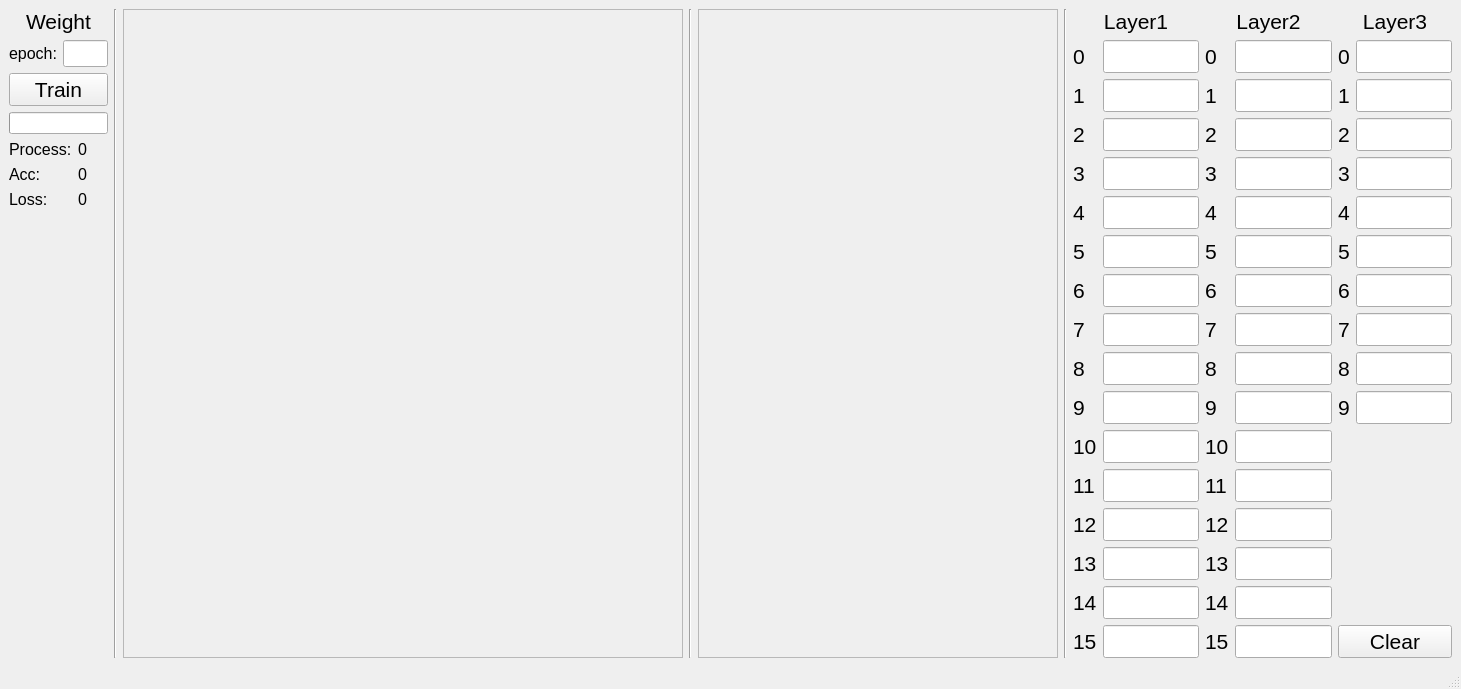
<?xml version="1.0" encoding="UTF-8"?>
<ui version="4.0">
 <class>MainWindow</class>
 <widget class="QMainWindow" name="MainWindow">
  <property name="geometry">
   <rect>
    <x>0</x>
    <y>0</y>
    <width>1461</width>
    <height>648</height>
   </rect>
  </property>
  <property name="windowTitle">
   <string>MainWindow</string>
  </property>
  <widget class="QWidget" name="centralwidget">
   <layout class="QHBoxLayout" name="horizontalLayout">
    <item>
     <layout class="QVBoxLayout" name="verticalLayout">
      <item>
       <widget class="QLabel" name="label_2">
        <property name="font">
         <font>
          <family>Arial</family>
          <pointsize>16</pointsize>
         </font>
        </property>
        <property name="text">
         <string>Weight</string>
        </property>
        <property name="alignment">
         <set>Qt::AlignCenter</set>
        </property>
       </widget>
      </item>
      <item>
       <layout class="QHBoxLayout" name="horizontalLayout_2">
        <item>
         <widget class="QLabel" name="label">
          <property name="font">
           <font>
            <family>Arial</family>
            <pointsize>12</pointsize>
           </font>
          </property>
          <property name="text">
           <string>epoch:</string>
          </property>
         </widget>
        </item>
        <item>
         <widget class="QLineEdit" name="epochEdit">
          <property name="font">
           <font>
            <family>Arial</family>
            <pointsize>12</pointsize>
           </font>
          </property>
         </widget>
        </item>
       </layout>
      </item>
      <item>
       <widget class="QPushButton" name="trainButton">
        <property name="font">
         <font>
          <family>Arial</family>
          <pointsize>16</pointsize>
         </font>
        </property>
        <property name="text">
         <string>Train</string>
        </property>
       </widget>
      </item>
      <item>
       <widget class="QProgressBar" name="progressBar">
        <property name="value">
         <number>0</number>
        </property>
        <property name="textVisible">
         <bool>false</bool>
        </property>
       </widget>
      </item>
      <item>
       <layout class="QFormLayout" name="formLayout">
        <item row="0" column="0">
         <widget class="QLabel" name="label_4">
          <property name="font">
           <font>
            <family>Arial</family>
            <pointsize>12</pointsize>
           </font>
          </property>
          <property name="text">
           <string>Process:</string>
          </property>
         </widget>
        </item>
        <item row="0" column="1">
         <widget class="QLabel" name="ProcessLabel">
          <property name="font">
           <font>
            <family>Arial</family>
            <pointsize>12</pointsize>
           </font>
          </property>
          <property name="text">
           <string>0</string>
          </property>
         </widget>
        </item>
        <item row="1" column="0">
         <widget class="QLabel" name="label_5">
          <property name="font">
           <font>
            <family>Arial</family>
            <pointsize>12</pointsize>
           </font>
          </property>
          <property name="text">
           <string>Acc:</string>
          </property>
         </widget>
        </item>
        <item row="1" column="1">
         <widget class="QLabel" name="AccLabel">
          <property name="font">
           <font>
            <family>Arial</family>
            <pointsize>12</pointsize>
           </font>
          </property>
          <property name="text">
           <string>0</string>
          </property>
         </widget>
        </item>
        <item row="2" column="0">
         <widget class="QLabel" name="label_6">
          <property name="font">
           <font>
            <family>Arial</family>
            <pointsize>12</pointsize>
           </font>
          </property>
          <property name="text">
           <string>Loss:</string>
          </property>
         </widget>
        </item>
        <item row="2" column="1">
         <widget class="QLabel" name="LossLabel">
          <property name="font">
           <font>
            <family>Arial</family>
            <pointsize>12</pointsize>
           </font>
          </property>
          <property name="text">
           <string>0</string>
          </property>
         </widget>
        </item>
       </layout>
      </item>
      <item>
       <spacer name="verticalSpacer">
        <property name="orientation">
         <enum>Qt::Vertical</enum>
        </property>
        <property name="sizeHint" stdset="0">
         <size>
          <width>20</width>
          <height>40</height>
         </size>
        </property>
       </spacer>
      </item>
     </layout>
    </item>
    <item>
     <widget class="Line" name="line">
      <property name="orientation">
       <enum>Qt::Vertical</enum>
      </property>
     </widget>
    </item>
    <item>
     <widget class="QFrame" name="paintBoard">
      <property name="minimumSize">
       <size>
        <width>560</width>
        <height>560</height>
       </size>
      </property>
      <property name="frameShape">
       <enum>QFrame::StyledPanel</enum>
      </property>
      <property name="frameShadow">
       <enum>QFrame::Raised</enum>
      </property>
     </widget>
    </item>
    <item>
     <widget class="Line" name="line_2">
      <property name="orientation">
       <enum>Qt::Vertical</enum>
      </property>
     </widget>
    </item>
    <item>
     <widget class="QFrame" name="neuralBoard">
      <property name="minimumSize">
       <size>
        <width>360</width>
        <height>560</height>
       </size>
      </property>
      <property name="frameShape">
       <enum>QFrame::StyledPanel</enum>
      </property>
      <property name="frameShadow">
       <enum>QFrame::Raised</enum>
      </property>
     </widget>
    </item>
    <item>
     <widget class="Line" name="line_3">
      <property name="orientation">
       <enum>Qt::Vertical</enum>
      </property>
     </widget>
    </item>
    <item>
     <layout class="QVBoxLayout" name="verticalLayout_2">
      <item>
       <widget class="QLabel" name="label_23">
        <property name="font">
         <font>
          <family>Arial</family>
          <pointsize>16</pointsize>
         </font>
        </property>
        <property name="text">
         <string>Layer1</string>
        </property>
        <property name="alignment">
         <set>Qt::AlignCenter</set>
        </property>
       </widget>
      </item>
      <item>
       <layout class="QFormLayout" name="LayerLayout1">
        <item row="0" column="0">
         <widget class="QLabel" name="label_3">
          <property name="font">
           <font>
            <family>Arial</family>
            <pointsize>16</pointsize>
           </font>
          </property>
          <property name="text">
           <string>0</string>
          </property>
         </widget>
        </item>
        <item row="0" column="1">
         <widget class="QLineEdit" name="lineEdit">
          <property name="font">
           <font>
            <family>Arial</family>
            <pointsize>16</pointsize>
           </font>
          </property>
         </widget>
        </item>
        <item row="1" column="0">
         <widget class="QLabel" name="label_7">
          <property name="font">
           <font>
            <family>Arial</family>
            <pointsize>16</pointsize>
           </font>
          </property>
          <property name="text">
           <string>1</string>
          </property>
         </widget>
        </item>
        <item row="1" column="1">
         <widget class="QLineEdit" name="lineEdit_2">
          <property name="font">
           <font>
            <family>Arial</family>
            <pointsize>16</pointsize>
           </font>
          </property>
         </widget>
        </item>
        <item row="2" column="0">
         <widget class="QLabel" name="label_8">
          <property name="font">
           <font>
            <family>Arial</family>
            <pointsize>16</pointsize>
           </font>
          </property>
          <property name="text">
           <string>2</string>
          </property>
         </widget>
        </item>
        <item row="2" column="1">
         <widget class="QLineEdit" name="lineEdit_3">
          <property name="font">
           <font>
            <family>Arial</family>
            <pointsize>16</pointsize>
           </font>
          </property>
         </widget>
        </item>
        <item row="3" column="0">
         <widget class="QLabel" name="label_9">
          <property name="font">
           <font>
            <family>Arial</family>
            <pointsize>16</pointsize>
           </font>
          </property>
          <property name="text">
           <string>3</string>
          </property>
         </widget>
        </item>
        <item row="3" column="1">
         <widget class="QLineEdit" name="lineEdit_4">
          <property name="font">
           <font>
            <family>Arial</family>
            <pointsize>16</pointsize>
           </font>
          </property>
         </widget>
        </item>
        <item row="4" column="0">
         <widget class="QLabel" name="label_10">
          <property name="font">
           <font>
            <family>Arial</family>
            <pointsize>16</pointsize>
           </font>
          </property>
          <property name="text">
           <string>4</string>
          </property>
         </widget>
        </item>
        <item row="4" column="1">
         <widget class="QLineEdit" name="lineEdit_6">
          <property name="font">
           <font>
            <family>Arial</family>
            <pointsize>16</pointsize>
           </font>
          </property>
         </widget>
        </item>
        <item row="5" column="0">
         <widget class="QLabel" name="label_11">
          <property name="font">
           <font>
            <family>Arial</family>
            <pointsize>16</pointsize>
           </font>
          </property>
          <property name="text">
           <string>5</string>
          </property>
         </widget>
        </item>
        <item row="5" column="1">
         <widget class="QLineEdit" name="lineEdit_5">
          <property name="font">
           <font>
            <family>Arial</family>
            <pointsize>16</pointsize>
           </font>
          </property>
         </widget>
        </item>
        <item row="6" column="0">
         <widget class="QLabel" name="label_12">
          <property name="font">
           <font>
            <family>Arial</family>
            <pointsize>16</pointsize>
           </font>
          </property>
          <property name="text">
           <string>6</string>
          </property>
         </widget>
        </item>
        <item row="6" column="1">
         <widget class="QLineEdit" name="lineEdit_14">
          <property name="font">
           <font>
            <family>Arial</family>
            <pointsize>16</pointsize>
           </font>
          </property>
         </widget>
        </item>
        <item row="7" column="0">
         <widget class="QLabel" name="label_13">
          <property name="font">
           <font>
            <family>Arial</family>
            <pointsize>16</pointsize>
           </font>
          </property>
          <property name="text">
           <string>7</string>
          </property>
         </widget>
        </item>
        <item row="7" column="1">
         <widget class="QLineEdit" name="lineEdit_7">
          <property name="font">
           <font>
            <family>Arial</family>
            <pointsize>16</pointsize>
           </font>
          </property>
         </widget>
        </item>
        <item row="8" column="0">
         <widget class="QLabel" name="label_14">
          <property name="font">
           <font>
            <family>Arial</family>
            <pointsize>16</pointsize>
           </font>
          </property>
          <property name="text">
           <string>8</string>
          </property>
         </widget>
        </item>
        <item row="8" column="1">
         <widget class="QLineEdit" name="lineEdit_13">
          <property name="font">
           <font>
            <family>Arial</family>
            <pointsize>16</pointsize>
           </font>
          </property>
         </widget>
        </item>
        <item row="9" column="0">
         <widget class="QLabel" name="label_15">
          <property name="font">
           <font>
            <family>Arial</family>
            <pointsize>16</pointsize>
           </font>
          </property>
          <property name="text">
           <string>9</string>
          </property>
         </widget>
        </item>
        <item row="9" column="1">
         <widget class="QLineEdit" name="lineEdit_8">
          <property name="font">
           <font>
            <family>Arial</family>
            <pointsize>16</pointsize>
           </font>
          </property>
         </widget>
        </item>
        <item row="10" column="0">
         <widget class="QLabel" name="label_16">
          <property name="font">
           <font>
            <family>Arial</family>
            <pointsize>16</pointsize>
           </font>
          </property>
          <property name="text">
           <string>10</string>
          </property>
         </widget>
        </item>
        <item row="10" column="1">
         <widget class="QLineEdit" name="lineEdit_12">
          <property name="font">
           <font>
            <family>Arial</family>
            <pointsize>16</pointsize>
           </font>
          </property>
         </widget>
        </item>
        <item row="11" column="0">
         <widget class="QLabel" name="label_17">
          <property name="font">
           <font>
            <family>Arial</family>
            <pointsize>16</pointsize>
           </font>
          </property>
          <property name="text">
           <string>11</string>
          </property>
         </widget>
        </item>
        <item row="11" column="1">
         <widget class="QLineEdit" name="lineEdit_11">
          <property name="font">
           <font>
            <family>Arial</family>
            <pointsize>16</pointsize>
           </font>
          </property>
         </widget>
        </item>
        <item row="12" column="0">
         <widget class="QLabel" name="label_18">
          <property name="font">
           <font>
            <family>Arial</family>
            <pointsize>16</pointsize>
           </font>
          </property>
          <property name="text">
           <string>12</string>
          </property>
         </widget>
        </item>
        <item row="12" column="1">
         <widget class="QLineEdit" name="lineEdit_15">
          <property name="font">
           <font>
            <family>Arial</family>
            <pointsize>16</pointsize>
           </font>
          </property>
         </widget>
        </item>
        <item row="13" column="0">
         <widget class="QLabel" name="label_19">
          <property name="font">
           <font>
            <family>Arial</family>
            <pointsize>16</pointsize>
           </font>
          </property>
          <property name="text">
           <string>13</string>
          </property>
         </widget>
        </item>
        <item row="13" column="1">
         <widget class="QLineEdit" name="lineEdit_10">
          <property name="font">
           <font>
            <family>Arial</family>
            <pointsize>16</pointsize>
           </font>
          </property>
         </widget>
        </item>
        <item row="14" column="0">
         <widget class="QLabel" name="label_20">
          <property name="font">
           <font>
            <family>Arial</family>
            <pointsize>16</pointsize>
           </font>
          </property>
          <property name="text">
           <string>14</string>
          </property>
         </widget>
        </item>
        <item row="14" column="1">
         <widget class="QLineEdit" name="lineEdit_16">
          <property name="font">
           <font>
            <family>Arial</family>
            <pointsize>16</pointsize>
           </font>
          </property>
         </widget>
        </item>
        <item row="15" column="0">
         <widget class="QLabel" name="label_22">
          <property name="font">
           <font>
            <family>Arial</family>
            <pointsize>16</pointsize>
           </font>
          </property>
          <property name="text">
           <string>15</string>
          </property>
         </widget>
        </item>
        <item row="15" column="1">
         <widget class="QLineEdit" name="lineEdit_9">
          <property name="font">
           <font>
            <family>Arial</family>
            <pointsize>16</pointsize>
           </font>
          </property>
         </widget>
        </item>
       </layout>
      </item>
      <item>
       <spacer name="verticalSpacer_3">
        <property name="font">
         <font>
          <family>Arial</family>
          <pointsize>16</pointsize>
         </font>
        </property>
        <property name="orientation">
         <enum>Qt::Vertical</enum>
        </property>
        <property name="sizeHint" stdset="0">
         <size>
          <width>20</width>
          <height>40</height>
         </size>
        </property>
       </spacer>
      </item>
     </layout>
    </item>
    <item>
     <layout class="QVBoxLayout" name="verticalLayout_4">
      <item>
       <widget class="QLabel" name="label_24">
        <property name="font">
         <font>
          <family>Arial</family>
          <pointsize>16</pointsize>
         </font>
        </property>
        <property name="text">
         <string>Layer2</string>
        </property>
        <property name="alignment">
         <set>Qt::AlignCenter</set>
        </property>
       </widget>
      </item>
      <item>
       <layout class="QFormLayout" name="LayerLayout2">
        <item row="0" column="0">
         <widget class="QLabel" name="label_25">
          <property name="font">
           <font>
            <family>Arial</family>
            <pointsize>16</pointsize>
           </font>
          </property>
          <property name="text">
           <string>0</string>
          </property>
         </widget>
        </item>
        <item row="0" column="1">
         <widget class="QLineEdit" name="lineEdit_17">
          <property name="font">
           <font>
            <family>Arial</family>
            <pointsize>16</pointsize>
           </font>
          </property>
         </widget>
        </item>
        <item row="1" column="0">
         <widget class="QLabel" name="label_26">
          <property name="font">
           <font>
            <family>Arial</family>
            <pointsize>16</pointsize>
           </font>
          </property>
          <property name="text">
           <string>1</string>
          </property>
         </widget>
        </item>
        <item row="1" column="1">
         <widget class="QLineEdit" name="lineEdit_18">
          <property name="font">
           <font>
            <family>Arial</family>
            <pointsize>16</pointsize>
           </font>
          </property>
         </widget>
        </item>
        <item row="2" column="0">
         <widget class="QLabel" name="label_27">
          <property name="font">
           <font>
            <family>Arial</family>
            <pointsize>16</pointsize>
           </font>
          </property>
          <property name="text">
           <string>2</string>
          </property>
         </widget>
        </item>
        <item row="2" column="1">
         <widget class="QLineEdit" name="lineEdit_19">
          <property name="font">
           <font>
            <family>Arial</family>
            <pointsize>16</pointsize>
           </font>
          </property>
         </widget>
        </item>
        <item row="3" column="0">
         <widget class="QLabel" name="label_28">
          <property name="font">
           <font>
            <family>Arial</family>
            <pointsize>16</pointsize>
           </font>
          </property>
          <property name="text">
           <string>3</string>
          </property>
         </widget>
        </item>
        <item row="3" column="1">
         <widget class="QLineEdit" name="lineEdit_20">
          <property name="font">
           <font>
            <family>Arial</family>
            <pointsize>16</pointsize>
           </font>
          </property>
         </widget>
        </item>
        <item row="4" column="0">
         <widget class="QLabel" name="label_29">
          <property name="font">
           <font>
            <family>Arial</family>
            <pointsize>16</pointsize>
           </font>
          </property>
          <property name="text">
           <string>4</string>
          </property>
         </widget>
        </item>
        <item row="4" column="1">
         <widget class="QLineEdit" name="lineEdit_21">
          <property name="font">
           <font>
            <family>Arial</family>
            <pointsize>16</pointsize>
           </font>
          </property>
         </widget>
        </item>
        <item row="5" column="0">
         <widget class="QLabel" name="label_30">
          <property name="font">
           <font>
            <family>Arial</family>
            <pointsize>16</pointsize>
           </font>
          </property>
          <property name="text">
           <string>5</string>
          </property>
         </widget>
        </item>
        <item row="5" column="1">
         <widget class="QLineEdit" name="lineEdit_22">
          <property name="font">
           <font>
            <family>Arial</family>
            <pointsize>16</pointsize>
           </font>
          </property>
         </widget>
        </item>
        <item row="6" column="0">
         <widget class="QLabel" name="label_31">
          <property name="font">
           <font>
            <family>Arial</family>
            <pointsize>16</pointsize>
           </font>
          </property>
          <property name="text">
           <string>6</string>
          </property>
         </widget>
        </item>
        <item row="6" column="1">
         <widget class="QLineEdit" name="lineEdit_23">
          <property name="font">
           <font>
            <family>Arial</family>
            <pointsize>16</pointsize>
           </font>
          </property>
         </widget>
        </item>
        <item row="7" column="0">
         <widget class="QLabel" name="label_32">
          <property name="font">
           <font>
            <family>Arial</family>
            <pointsize>16</pointsize>
           </font>
          </property>
          <property name="text">
           <string>7</string>
          </property>
         </widget>
        </item>
        <item row="7" column="1">
         <widget class="QLineEdit" name="lineEdit_24">
          <property name="font">
           <font>
            <family>Arial</family>
            <pointsize>16</pointsize>
           </font>
          </property>
         </widget>
        </item>
        <item row="8" column="0">
         <widget class="QLabel" name="label_33">
          <property name="font">
           <font>
            <family>Arial</family>
            <pointsize>16</pointsize>
           </font>
          </property>
          <property name="text">
           <string>8</string>
          </property>
         </widget>
        </item>
        <item row="8" column="1">
         <widget class="QLineEdit" name="lineEdit_25">
          <property name="font">
           <font>
            <family>Arial</family>
            <pointsize>16</pointsize>
           </font>
          </property>
         </widget>
        </item>
        <item row="9" column="0">
         <widget class="QLabel" name="label_34">
          <property name="font">
           <font>
            <family>Arial</family>
            <pointsize>16</pointsize>
           </font>
          </property>
          <property name="text">
           <string>9</string>
          </property>
         </widget>
        </item>
        <item row="9" column="1">
         <widget class="QLineEdit" name="lineEdit_26">
          <property name="font">
           <font>
            <family>Arial</family>
            <pointsize>16</pointsize>
           </font>
          </property>
         </widget>
        </item>
        <item row="10" column="0">
         <widget class="QLabel" name="label_35">
          <property name="font">
           <font>
            <family>Arial</family>
            <pointsize>16</pointsize>
           </font>
          </property>
          <property name="text">
           <string>10</string>
          </property>
         </widget>
        </item>
        <item row="10" column="1">
         <widget class="QLineEdit" name="lineEdit_27">
          <property name="font">
           <font>
            <family>Arial</family>
            <pointsize>16</pointsize>
           </font>
          </property>
         </widget>
        </item>
        <item row="11" column="0">
         <widget class="QLabel" name="label_36">
          <property name="font">
           <font>
            <family>Arial</family>
            <pointsize>16</pointsize>
           </font>
          </property>
          <property name="text">
           <string>11</string>
          </property>
         </widget>
        </item>
        <item row="11" column="1">
         <widget class="QLineEdit" name="lineEdit_28">
          <property name="font">
           <font>
            <family>Arial</family>
            <pointsize>16</pointsize>
           </font>
          </property>
         </widget>
        </item>
        <item row="12" column="0">
         <widget class="QLabel" name="label_37">
          <property name="font">
           <font>
            <family>Arial</family>
            <pointsize>16</pointsize>
           </font>
          </property>
          <property name="text">
           <string>12</string>
          </property>
         </widget>
        </item>
        <item row="12" column="1">
         <widget class="QLineEdit" name="lineEdit_29">
          <property name="font">
           <font>
            <family>Arial</family>
            <pointsize>16</pointsize>
           </font>
          </property>
         </widget>
        </item>
        <item row="13" column="0">
         <widget class="QLabel" name="label_38">
          <property name="font">
           <font>
            <family>Arial</family>
            <pointsize>16</pointsize>
           </font>
          </property>
          <property name="text">
           <string>13</string>
          </property>
         </widget>
        </item>
        <item row="13" column="1">
         <widget class="QLineEdit" name="lineEdit_30">
          <property name="font">
           <font>
            <family>Arial</family>
            <pointsize>16</pointsize>
           </font>
          </property>
         </widget>
        </item>
        <item row="14" column="0">
         <widget class="QLabel" name="label_39">
          <property name="font">
           <font>
            <family>Arial</family>
            <pointsize>16</pointsize>
           </font>
          </property>
          <property name="text">
           <string>14</string>
          </property>
         </widget>
        </item>
        <item row="14" column="1">
         <widget class="QLineEdit" name="lineEdit_31">
          <property name="font">
           <font>
            <family>Arial</family>
            <pointsize>16</pointsize>
           </font>
          </property>
         </widget>
        </item>
        <item row="15" column="0">
         <widget class="QLabel" name="label_40">
          <property name="font">
           <font>
            <family>Arial</family>
            <pointsize>16</pointsize>
           </font>
          </property>
          <property name="text">
           <string>15</string>
          </property>
         </widget>
        </item>
        <item row="15" column="1">
         <widget class="QLineEdit" name="lineEdit_32">
          <property name="font">
           <font>
            <family>Arial</family>
            <pointsize>16</pointsize>
           </font>
          </property>
         </widget>
        </item>
       </layout>
      </item>
      <item>
       <spacer name="verticalSpacer_4">
        <property name="orientation">
         <enum>Qt::Vertical</enum>
        </property>
        <property name="sizeHint" stdset="0">
         <size>
          <width>20</width>
          <height>40</height>
         </size>
        </property>
       </spacer>
      </item>
     </layout>
    </item>
    <item>
     <layout class="QVBoxLayout" name="verticalLayout_3">
      <item>
       <widget class="QLabel" name="label_21">
        <property name="font">
         <font>
          <family>Arial</family>
          <pointsize>16</pointsize>
         </font>
        </property>
        <property name="text">
         <string>Layer3</string>
        </property>
        <property name="alignment">
         <set>Qt::AlignCenter</set>
        </property>
       </widget>
      </item>
      <item>
       <layout class="QFormLayout" name="LayerLayout3">
        <item row="0" column="0">
         <widget class="QLabel" name="Label0">
          <property name="font">
           <font>
            <family>Arial</family>
            <pointsize>16</pointsize>
           </font>
          </property>
          <property name="text">
           <string>0</string>
          </property>
         </widget>
        </item>
        <item row="0" column="1">
         <widget class="QLineEdit" name="LineEdit0">
          <property name="font">
           <font>
            <family>Arial</family>
            <pointsize>16</pointsize>
           </font>
          </property>
          <property name="alignment">
           <set>Qt::AlignCenter</set>
          </property>
          <property name="readOnly">
           <bool>true</bool>
          </property>
         </widget>
        </item>
        <item row="1" column="0">
         <widget class="QLabel" name="Label1">
          <property name="font">
           <font>
            <family>Arial</family>
            <pointsize>16</pointsize>
           </font>
          </property>
          <property name="text">
           <string>1</string>
          </property>
         </widget>
        </item>
        <item row="1" column="1">
         <widget class="QLineEdit" name="LineEdit1">
          <property name="font">
           <font>
            <family>Arial</family>
            <pointsize>16</pointsize>
           </font>
          </property>
          <property name="alignment">
           <set>Qt::AlignCenter</set>
          </property>
          <property name="readOnly">
           <bool>true</bool>
          </property>
         </widget>
        </item>
        <item row="2" column="0">
         <widget class="QLabel" name="Label2">
          <property name="font">
           <font>
            <family>Arial</family>
            <pointsize>16</pointsize>
           </font>
          </property>
          <property name="text">
           <string>2</string>
          </property>
         </widget>
        </item>
        <item row="2" column="1">
         <widget class="QLineEdit" name="LineEdit2">
          <property name="font">
           <font>
            <family>Arial</family>
            <pointsize>16</pointsize>
           </font>
          </property>
          <property name="alignment">
           <set>Qt::AlignCenter</set>
          </property>
          <property name="readOnly">
           <bool>true</bool>
          </property>
         </widget>
        </item>
        <item row="3" column="0">
         <widget class="QLabel" name="Label3">
          <property name="font">
           <font>
            <family>Arial</family>
            <pointsize>16</pointsize>
           </font>
          </property>
          <property name="text">
           <string>3</string>
          </property>
         </widget>
        </item>
        <item row="3" column="1">
         <widget class="QLineEdit" name="LineEdit3">
          <property name="font">
           <font>
            <family>Arial</family>
            <pointsize>16</pointsize>
           </font>
          </property>
          <property name="alignment">
           <set>Qt::AlignCenter</set>
          </property>
          <property name="readOnly">
           <bool>true</bool>
          </property>
         </widget>
        </item>
        <item row="4" column="0">
         <widget class="QLabel" name="Label4">
          <property name="font">
           <font>
            <family>Arial</family>
            <pointsize>16</pointsize>
           </font>
          </property>
          <property name="text">
           <string>4</string>
          </property>
         </widget>
        </item>
        <item row="4" column="1">
         <widget class="QLineEdit" name="LineEdit4">
          <property name="font">
           <font>
            <family>Arial</family>
            <pointsize>16</pointsize>
           </font>
          </property>
          <property name="alignment">
           <set>Qt::AlignCenter</set>
          </property>
          <property name="readOnly">
           <bool>true</bool>
          </property>
         </widget>
        </item>
        <item row="5" column="0">
         <widget class="QLabel" name="Label5">
          <property name="font">
           <font>
            <family>Arial</family>
            <pointsize>16</pointsize>
           </font>
          </property>
          <property name="text">
           <string>5</string>
          </property>
         </widget>
        </item>
        <item row="5" column="1">
         <widget class="QLineEdit" name="LineEdit5">
          <property name="font">
           <font>
            <family>Arial</family>
            <pointsize>16</pointsize>
           </font>
          </property>
          <property name="alignment">
           <set>Qt::AlignCenter</set>
          </property>
          <property name="readOnly">
           <bool>true</bool>
          </property>
         </widget>
        </item>
        <item row="6" column="0">
         <widget class="QLabel" name="Label6">
          <property name="font">
           <font>
            <family>Arial</family>
            <pointsize>16</pointsize>
           </font>
          </property>
          <property name="text">
           <string>6</string>
          </property>
         </widget>
        </item>
        <item row="6" column="1">
         <widget class="QLineEdit" name="LineEdit6">
          <property name="font">
           <font>
            <family>Arial</family>
            <pointsize>16</pointsize>
           </font>
          </property>
          <property name="alignment">
           <set>Qt::AlignCenter</set>
          </property>
          <property name="readOnly">
           <bool>true</bool>
          </property>
         </widget>
        </item>
        <item row="7" column="0">
         <widget class="QLabel" name="Label7">
          <property name="font">
           <font>
            <family>Arial</family>
            <pointsize>16</pointsize>
           </font>
          </property>
          <property name="text">
           <string>7</string>
          </property>
         </widget>
        </item>
        <item row="7" column="1">
         <widget class="QLineEdit" name="LineEdit7">
          <property name="font">
           <font>
            <family>Arial</family>
            <pointsize>16</pointsize>
           </font>
          </property>
          <property name="alignment">
           <set>Qt::AlignCenter</set>
          </property>
          <property name="readOnly">
           <bool>true</bool>
          </property>
         </widget>
        </item>
        <item row="8" column="0">
         <widget class="QLabel" name="Label8">
          <property name="font">
           <font>
            <family>Arial</family>
            <pointsize>16</pointsize>
           </font>
          </property>
          <property name="text">
           <string>8</string>
          </property>
         </widget>
        </item>
        <item row="8" column="1">
         <widget class="QLineEdit" name="LineEdit8">
          <property name="font">
           <font>
            <family>Arial</family>
            <pointsize>16</pointsize>
           </font>
          </property>
          <property name="alignment">
           <set>Qt::AlignCenter</set>
          </property>
          <property name="readOnly">
           <bool>true</bool>
          </property>
         </widget>
        </item>
        <item row="9" column="0">
         <widget class="QLabel" name="Label9">
          <property name="font">
           <font>
            <family>Arial</family>
            <pointsize>16</pointsize>
           </font>
          </property>
          <property name="text">
           <string>9</string>
          </property>
         </widget>
        </item>
        <item row="9" column="1">
         <widget class="QLineEdit" name="LineEdit9">
          <property name="font">
           <font>
            <family>Arial</family>
            <pointsize>16</pointsize>
           </font>
          </property>
          <property name="alignment">
           <set>Qt::AlignCenter</set>
          </property>
          <property name="readOnly">
           <bool>true</bool>
          </property>
         </widget>
        </item>
       </layout>
      </item>
      <item>
       <spacer name="verticalSpacer_2">
        <property name="orientation">
         <enum>Qt::Vertical</enum>
        </property>
        <property name="sizeHint" stdset="0">
         <size>
          <width>20</width>
          <height>40</height>
         </size>
        </property>
       </spacer>
      </item>
      <item>
       <widget class="QPushButton" name="clearButton">
        <property name="font">
         <font>
          <family>Arial</family>
          <pointsize>16</pointsize>
         </font>
        </property>
        <property name="text">
         <string>Clear</string>
        </property>
       </widget>
      </item>
     </layout>
    </item>
   </layout>
  </widget>
  <widget class="QStatusBar" name="statusBar"/>
 </widget>
 <resources/>
 <connections/>
</ui>
